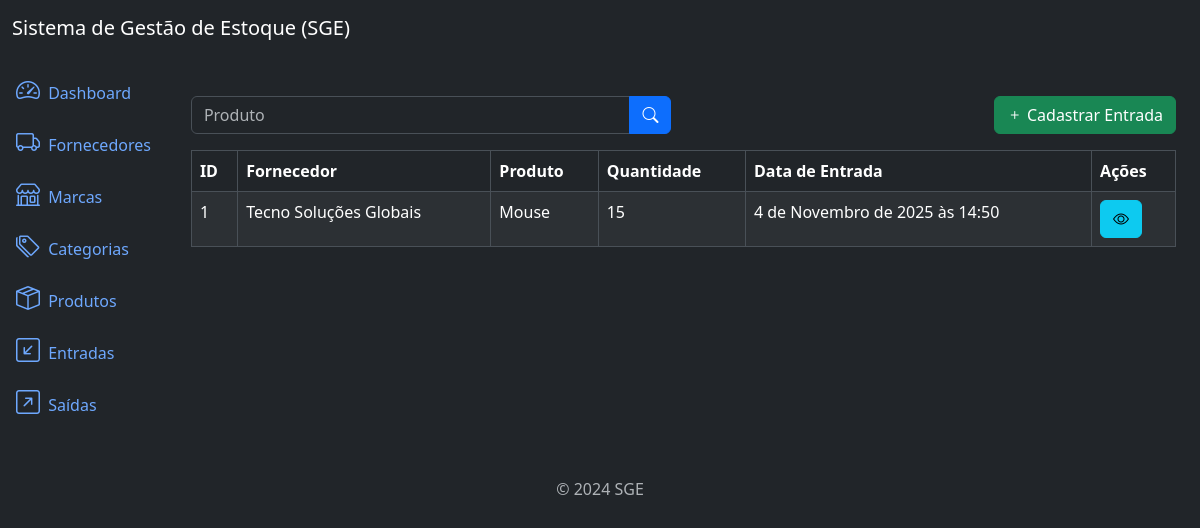
/inflows/list/, run on an earlier commit of the app's database.
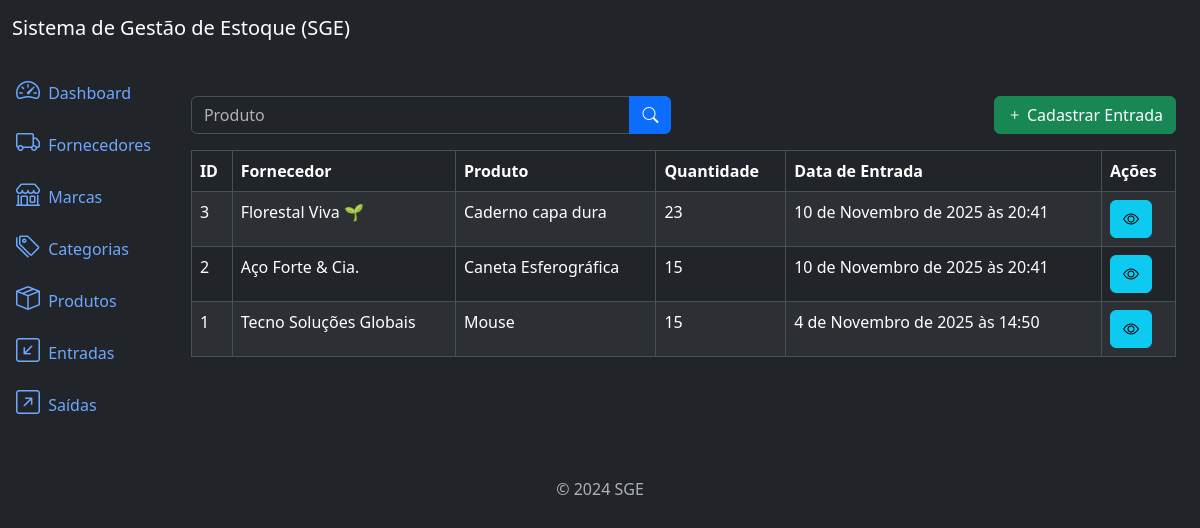
And on a later commit of the database.
### inflows/models.py (models this page shows, shortened)
class Inflow(models.Model):
    supplier = models.ForeignKey(Supllier, on_delete=models.PROTECT,
                related_name='inflows')
    product = models.ForeignKey(Product, on_delete=models.PROTECT,
                related_name='inflows')
    quantity = models.IntegerField()
    description = models.TextField(max_length=10_000, null=True, blank=True)
    created_at = models.DateTimeField(auto_now_add=True)
    updated_at = models.DateTimeField(auto_now=True)
    class Meta:
        ordering = ['-created_at']

### supplier/models.py (models this page shows)
class Supllier(models.Model):
    name = models.CharField(max_length=300)
    description = models.TextField(null=True, blank=True)
    created_at = models.DateTimeField(auto_now_add=True)
    updated_at = models.DateTimeField(auto_now=True)
    class Meta:
        ordering = ['name']
    def __str__(self):
        return self.name

### products/models.py (models this page shows)
class Product(models.Model):
    title = models.CharField(max_length=400)
    category = models.ForeignKey(Category, on_delete=models.PROTECT,
                related_name='products')
    brand = models.ForeignKey(Brand, on_delete=models.PROTECT,
            related_name='products')
    description = models.TextField(max_length=10000, blank=True, null=True)
    serie_number = models.CharField(max_length=200, null=True, blank=True)
    cost_price = models.DecimalField(max_digits=20, decimal_places=2)
    selling_price = models.DecimalField(max_digits=20, decimal_places=2)
    quantity = models.IntegerField(default=0)
    created_at = models.DateTimeField(auto_now_add=True)
    updated_at = models.DateTimeField(auto_now=True)
    class Meta:
        ordering = ['title']
    def __str__(self):
        return self.title

### inflows/views.py (the view)
# urls.py: path('inflows/list/', views.InflowListView.as_view(), name='inflow_list'),
class InflowListView(ListView):
    model = models.Inflow
    template_name = 'inflow_list.html'
    context_object_name = 'inflows'
    paginate_by = 5
    def get_queryset(self):
        qs = super().get_queryset()
        product = self.request.GET.get('product')
        if product:
            qs = qs.filter(product__title__icontains=product)
        return qs

### inflows/templates/inflow_list.html (shortened to what this page needs)
{% extends 'base.html' %}
{% block content %}
<div class='row mb-3'>
    <div class='col-md-6'>
        <form method="get" action="{% url "inflow_list" %}">
            <div class='input-group'>
                <input type="text" class="form-control" name='inflow' placeholder='Produto' value="{{request.GET.inflow}}">
                <button type='submit' class="btn btn-primary">
                    <i class='bi bi-search'></i>
                </button>
            </div>
        </form>
    </div>
    <div class='col-md-6'>
        <a href="{% url "inflow_create" %}" class='btn btn-success float-end'>
            <i class='bi bi-plus'></i>
            Cadastrar Entrada
        </a>
    </div>
</div>
<div class="table-responsive">
    <table class="table table-striped table-bordered">
        <thead class="thead-dark">
            <tr>
                <th>ID</th>
                <th>Fornecedor</th>
                <th>Produto</th>
                <th>Quantidade</th>
                <th>Data de Entrada</th>
                <th>Ações</th>
            </tr>
        </thead>
        <tbody>
            {% for inflow in inflows %}
                <tr>
                    <td>{{inflow.pk}}</td>
                    <td>{{inflow.supplier}}</td>
                    <td>{{inflow.product}}</td>
                    <td>{{inflow.quantity}}</td>
                    <td>{{inflow.created_at}}</td>
                    <td>
                        <a href="{% url "inflow_detail" inflow.pk %}" class='btn btn-info btn-small'>
                            <i class='bi bi-eye'></i>
                        </a>
                    </td>
                </tr>
            {% endfor %}
        </tbody>
    </table>
</div>
{% endblock content %}

What changed in the data, as far as the page shows it:
added Inflow: pk "3", supplier "Florestal Viva 🌱", product "Caderno capa dura", quantity "23", created_at "10 de Novembro de 2025 às 20:41"
added Inflow: pk "2", supplier "Aço Forte & Cia.", product "Caneta Esferográfica", quantity "15", created_at "10 de Novembro de 2025 às 20:41"
